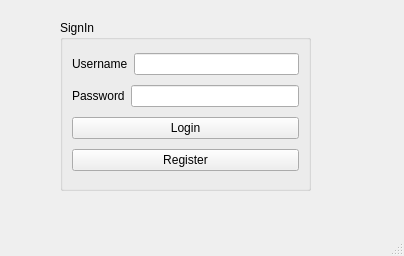
<?xml version="1.0" encoding="UTF-8"?>
<ui version="4.0">
 <class>LoginWindow</class>
 <widget class="QMainWindow" name="LoginWindow">
  <property name="geometry">
   <rect>
    <x>0</x>
    <y>0</y>
    <width>404</width>
    <height>256</height>
   </rect>
  </property>
  <property name="windowTitle">
   <string>Login Window</string>
  </property>
  <widget class="QWidget" name="centralwidget">
   <widget class="QGroupBox" name="SigIn">
    <property name="geometry">
     <rect>
      <x>60</x>
      <y>20</y>
      <width>251</width>
      <height>171</height>
     </rect>
    </property>
    <property name="title">
     <string>SignIn</string>
    </property>
    <layout class="QVBoxLayout" name="verticalLayout">
     <item>
      <layout class="QHBoxLayout" name="horizontalLayout_2">
       <item>
        <widget class="QLabel" name="Username">
         <property name="text">
          <string>Username</string>
         </property>
        </widget>
       </item>
       <item>
        <widget class="QLineEdit" name="lineEdit_username"/>
       </item>
      </layout>
     </item>
     <item>
      <layout class="QHBoxLayout" name="horizontalLayout">
       <item>
        <widget class="QLabel" name="Password">
         <property name="text">
          <string>Password</string>
         </property>
        </widget>
       </item>
       <item>
        <widget class="QLineEdit" name="lineEdit_password">
         <property name="echoMode">
          <enum>QLineEdit::Password</enum>
         </property>
        </widget>
       </item>
      </layout>
     </item>
     <item>
      <widget class="QPushButton" name="pushButton_Login">
       <property name="text">
        <string>Login</string>
       </property>
      </widget>
     </item>
     <item>
      <widget class="QPushButton" name="pushButton_Register">
       <property name="text">
        <string>Register</string>
       </property>
      </widget>
     </item>
    </layout>
   </widget>
  </widget>
  <widget class="QMenuBar" name="menubar">
   <property name="geometry">
    <rect>
     <x>0</x>
     <y>0</y>
     <width>404</width>
     <height>21</height>
    </rect>
   </property>
  </widget>
  <widget class="QStatusBar" name="statusbar"/>
 </widget>
 <resources/>
 <connections/>
</ui>
